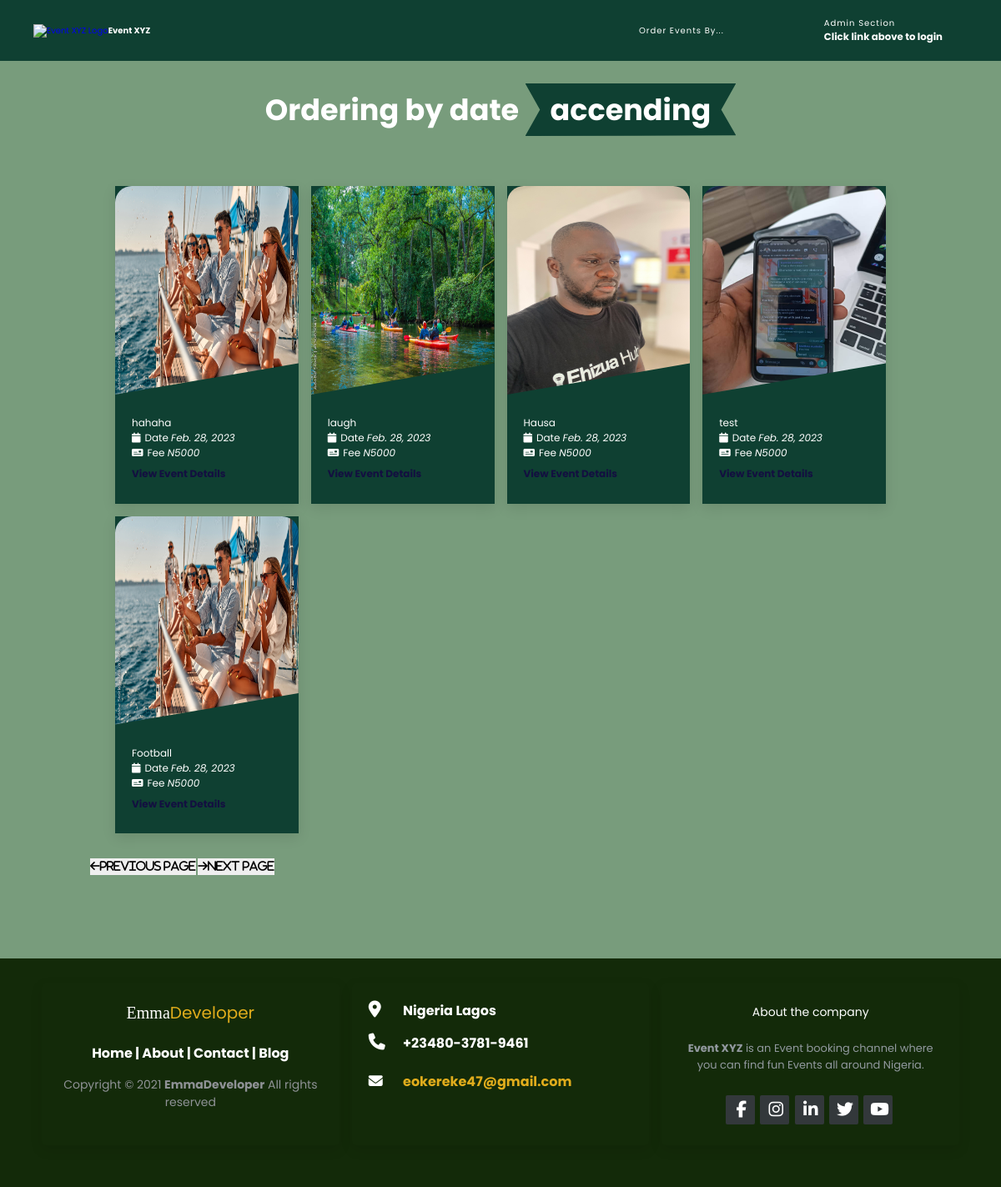
Screenshot of /accend-date/ with the database file from the repository.
### AdminSection/models.py (models this page shows, shortened)
class Event(models.Model):
    event_name = models.CharField(max_length=100)
    location = models.CharField(max_length=100)
    price = models.CharField(max_length=100, blank=True, null=True,)
    space_capacity = models.IntegerField(blank=True, null=True,)
    description = models.TextField(max_length=5000, blank=True, null=True,)
    event_date = models.DateField(null=True, blank=True)
    event_time = models.TimeField(null=True, blank=True)
    event_end_date = models.DateTimeField(null=True, blank=True)
    bookings = models.IntegerField(default=0)
    slot_left = models.IntegerField(default=0)
    header_images = models.ImageField(null=True, blank=True, upload_to="images/")
    is_cancelled = models.BooleanField(default=False)
    def expired_event(self):
        mydate = timezone.now().date()
        if mydate > self.event_date:
            return True

### UserSection/views.py (the view)
# urls.py: path("accend-date/", DateAccendView.as_view(), name="order_by_date_accend"),
class DateAccendView(ListView):
    model = Event
    template_name = "by_date_accending.html"
    ordering = 'event_date'

### UserSection/templates/by_date_accending.html
{%extends 'home.html' %}
{%block home%}
<section class="blogs" id="blogs">
    <h1 class="heading"> Ordering by date  <span>accending</span> </h1>
    <div class="box-container">
        {% for event in object_list %}
        <div class="box" >
            <a href="{%url 'free_event_details_page' event.pk%}">
            <img src="{{event.header_images.url}}" alt="">
            <div class="content">
                <div class="icons">
                    <p>{{event.event_name}} </p>
                </div>
                <div class="icons">
                   <p><i class="fas fa-calendar"></i>Date <i>{{event.event_date}}</i> </p>
                </div>
                {%if event.price%}
                <div class="icons">
                    <p><i class="fas fa-money-check"></i>Fee <i>N5000</i> </p>
                 </div>
                 {%else%}
                 <div class="icons">
                    <p><i class="fas fa-money-check"></i> Fee:- <span style="color: green; font: 1em sans-serif;;">FREE</span> </p>
                 </div>
                 {%endif%}
                 {%if not event.expired_event%}
                    <h3>View Event Details</h3>
                 {%else%}
                    <h3 style="color:red;" >Event Has EXPIRED</h3>
                {%endif%}
            </div>
            </a>
        </div>
        {%endfor%}
    </div>
    <div class="next_btn">
        <button class="p_btn"><i class="fa fa-arrow-left">Previous Page</i></button>
        <button class="n_btn"> <i class="fa fa-arrow-right">Next Page</i></button>
    </div>
</section>
{%endblock%}

### static/css/index_style.css (style rules this page uses)
:root { --orange:#ff7800; --black:#130f40; --light-color:#666; --green:#132a09; --tgreen:#477b78; --light-green:rgb(48, 251, 12); --box-shadow:0 .5rem 1.5rem rgba(0,0,0,.1); --border:.2rem solid rgba(0,0,0,.1); --outline:.1rem solid rgba(0,0,0,.1); --outline-hover:.2rem solid var(--black); --primary: #933ded; --dark: #232323; --pure: #fff; --smoke: whitesmoke; --dark-gray: #999; }
* { font-family: 'Poppins', sans-serif; margin:0; padding:0; box-sizing: border-box; outline: none; border:none; text-decoration: none; transition: all .2s linear; }
html { font-size: 62.5%; overflow-x: hidden; scroll-behavior: smooth; scroll-padding-top: 7rem; }
body { font-family: 'Lato', sans-serif; background: rgba(40, 98, 47, 0.627); color: var(--pure); }
section { padding:2rem 9%; }
.heading { text-align: center; padding:2rem 0; padding-bottom: 3rem; font-size: 3.5rem; color:#fff; margin-top: 60px; }
.heading span { background: #0f4032; color:#fff; display: inline-block; padding:.5rem 3rem; clip-path: polygon(100% 0%, 93% 50%, 100% 99%, 0% 100%, 7% 50%, 0% 0%); }
.blogs .box-container { display: grid; grid-template-columns: repeat(auto-fit, minmax(20rem, 1fr)); gap:1.5rem; padding: 30px; }
.blogs .box-container .box { overflow: hidden; box-shadow: var(--box-shadow); background: #0f4032; }
.blogs .box-container .box img { height:25rem; width:100%; object-fit: fill; border-radius: 20px 20px 0 0; clip-path: polygon(0 0,100% 0, 100% 85%, 0 100%); }
.blogs .box-container .box .content { padding:2rem; }
.blogs .box-container .box .content .icons { display: flex; align-items: center; justify-content: space-between; }
.blogs .box-container .box .content .icons p { color:var(--pure); font-size: 1.2rem; }
.blogs .box-container .box .content .icons p i { color:white; padding-right: .5rem; }
.blogs .box-container .box .content h3 { line-height: 1.8; color:var(--black); font-size: 1.2rem; padding:.5rem 0; }

### rows the page displays
Event: header_images (picture), event_name "hahaha", event_date "Feb. 28, 2023", price "Fee", shows "View Event Details"
Event: header_images (picture), event_name "laugh", event_date "Feb. 28, 2023", price "Fee", shows "View Event Details"
Event: header_images (picture), event_name "Hausa", event_date "Feb. 28, 2023", shows "Fee", shows "View Event Details"
Event: header_images (picture), event_name "test", event_date "Feb. 28, 2023", price "Fee", shows "View Event Details"
Event: header_images (picture), event_name "Football", event_date "Feb. 28, 2023", price "Fee", shows "View Event Details"
